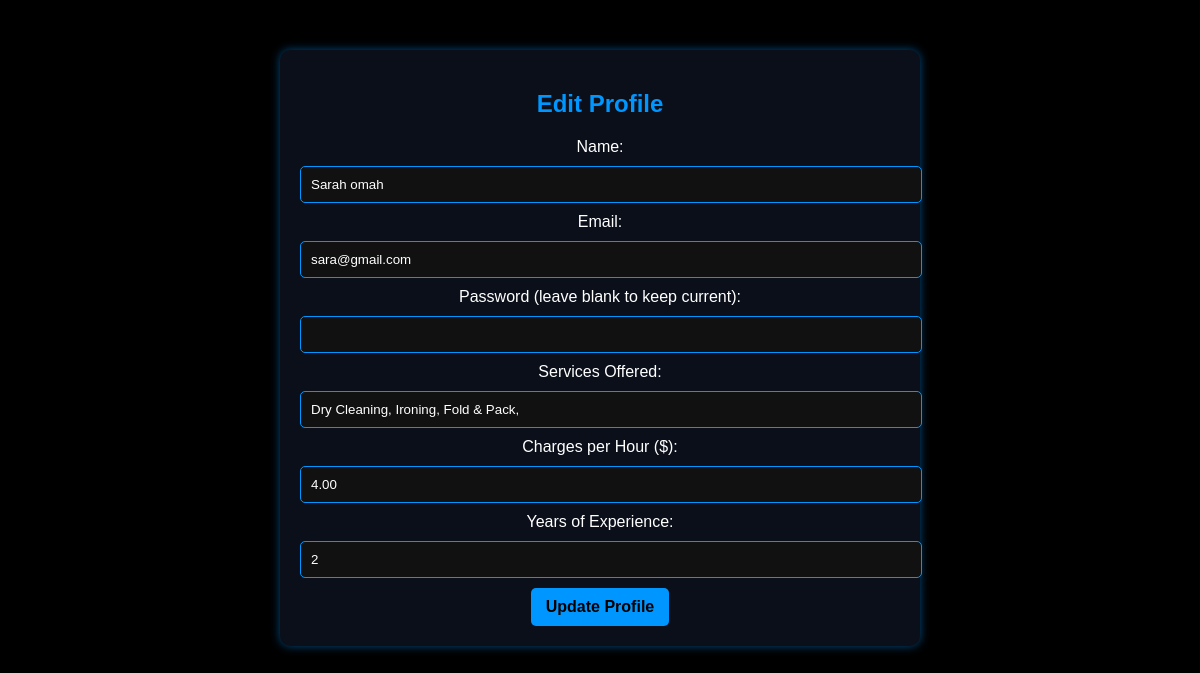
Screenshot of /provider_editprofile.php (signed in) with the database file from the repository.
### tables this page shows
CREATE TABLE `providers` (
  `id` int(11) NOT NULL,
  `name` varchar(255) NOT NULL,
  `email` varchar(255) NOT NULL,
  `password` varchar(255) NOT NULL,
  `experience` int(11) NOT NULL,
  `services` text NOT NULL,
  `hourly_rate` decimal(10,2) NOT NULL,
  `rating` float DEFAULT 0,
  `status` varchar(20) NOT NULL DEFAULT 'Pending'
);

### provider_editprofile.php (the view, shortened to what this page needs)
<?php
$provider_id = $_SESSION['provider_id'];
$db = new Database();
$conn = $db->conn;
$sql = "SELECT * FROM providers WHERE id = ?";
$stmt = $conn->prepare($sql);
$stmt->bind_param("i", $provider_id);
$stmt->execute();
$result = $stmt->get_result();
$provider = $result->fetch_assoc();
?>
<!DOCTYPE html>
<html lang="en">
<head>
</head>
<body>
<div class="container">
    <h2>Edit Profile</h2>
    <form method="POST">
        <label>Name:</label>
        <input type="text" name="name" value="<?php echo htmlspecialchars($provider['name']); ?>" required>
        <label>Email:</label>
        <input type="email" name="email" value="<?php echo htmlspecialchars($provider['email']); ?>" required>
        <label>Password (leave blank to keep current):</label>
        <input type="password" name="password">
        <label>Services Offered:</label>
        <input type="text" name="services" value="<?php echo htmlspecialchars($provider['services']); ?>" required>
        <label>Charges per Hour ($):</label>
        <input type="number" name="charges" value="<?php echo $provider['hourly_rate']; ?>" required>
        <label>Years of Experience:</label>
        <input type="number" name="experience" value="<?php echo $provider['experience']; ?>" required>
        <button type="submit">Update Profile</button>
    </form>
</div>
</body>
</html>

### provider_editprofile.php (style rules this page uses)
body { font-family: Arial, sans-serif; background: #000; color: white; text-align: center; margin: 0; padding: 0; }
.container { width: 50%; margin: auto; padding: 20px; background: #0a0f1a; border-radius: 10px; margin-top: 50px; box-shadow: 0px 0px 10px rgba(0, 150, 255, 0.5); }
h2 { color: #0096FF; }
input, select { width: 100%; padding: 10px; margin: 10px 0; border: 1px solid #0096FF; border-radius: 5px; background: #111; color: white; }
button { background: #0096FF; color: black; padding: 10px 15px; border: none; cursor: pointer; border-radius: 5px; font-size: 16px; font-weight: bold; }

### rows the page displays
providers: name "Sarah omah", email "sara@gmail.com", services "Dry Cleaning, Ironing, Fold & Pack,", charges "4.00", experience "2"
